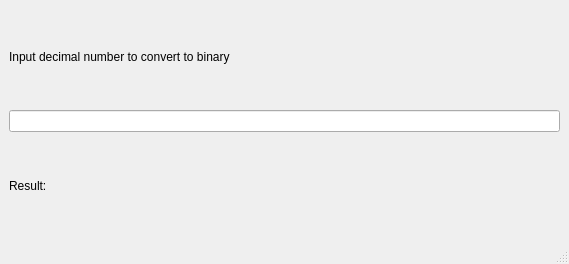
<?xml version="1.0" encoding="UTF-8"?>
<ui version="4.0">
 <class>MainWindow</class>
 <widget class="QMainWindow" name="MainWindow">
  <property name="geometry">
   <rect>
    <x>0</x>
    <y>0</y>
    <width>569</width>
    <height>264</height>
   </rect>
  </property>
  <property name="windowTitle">
   <string>MainWindow</string>
  </property>
  <widget class="QWidget" name="centralwidget">
   <layout class="QVBoxLayout" name="verticalLayout">
    <item>
     <widget class="QLabel" name="text">
      <property name="text">
       <string>Input decimal number to convert to binary</string>
      </property>
     </widget>
    </item>
    <item>
     <widget class="QLineEdit" name="lineEdit"/>
    </item>
    <item>
     <layout class="QHBoxLayout" name="horizontalLayout_2">
      <item>
       <widget class="QLabel" name="textResult">
        <property name="maximumSize">
         <size>
          <width>50</width>
          <height>16777215</height>
         </size>
        </property>
        <property name="text">
         <string>Result: </string>
        </property>
       </widget>
      </item>
      <item>
       <widget class="QLabel" name="outPutResult">
        <property name="text">
         <string/>
        </property>
       </widget>
      </item>
     </layout>
    </item>
   </layout>
  </widget>
  <widget class="QMenuBar" name="menubar">
   <property name="geometry">
    <rect>
     <x>0</x>
     <y>0</y>
     <width>569</width>
     <height>22</height>
    </rect>
   </property>
  </widget>
  <widget class="QStatusBar" name="statusbar"/>
 </widget>
 <resources/>
 <connections/>
</ui>
